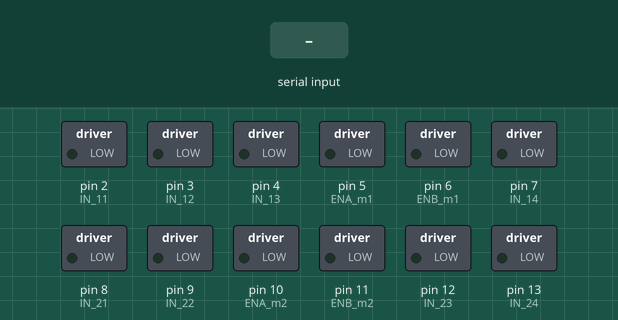
The sketch below on a simulated Arduino Uno, built with avr-gcc and run on an emulated ATmega328P. On the bench: switched loads named in the sketch (green lamp = pin HIGH). The test bench sets the inputs (shaded band).

Above: at 1.2 s.
1.3 s: "F" received over Serial
At 2.5 s:
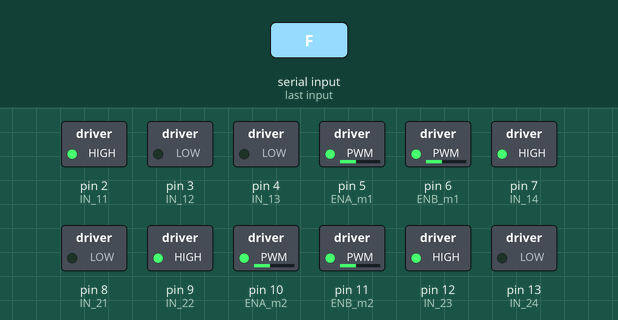
2.8 s: byte 51 ('3') received over Serial
At 3.6 s:
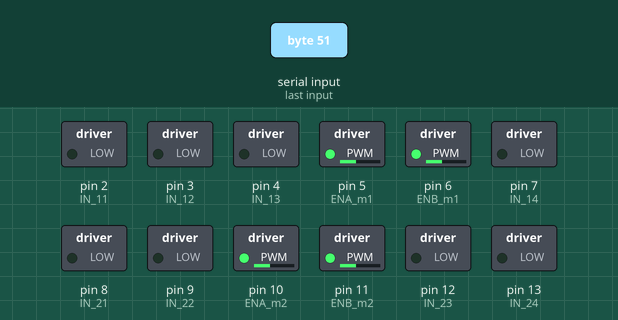
4.3 s: byte 52 ('4') received over Serial
At 4.7 s:
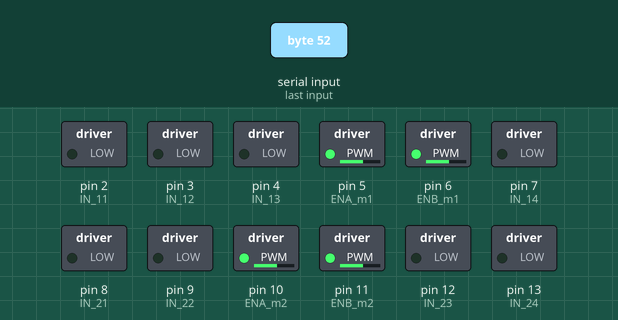
5.8 s: "B" received over Serial
At 7.0 s:
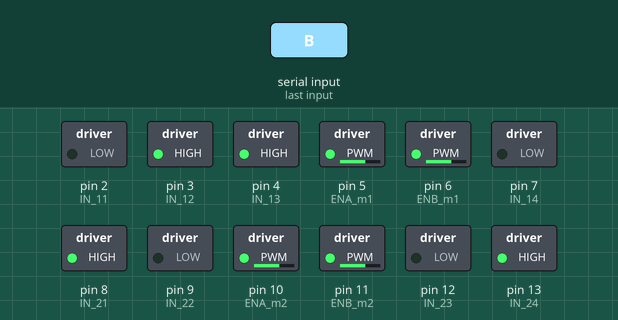
7.3 s: "L" received over Serial
At 8.2 s:
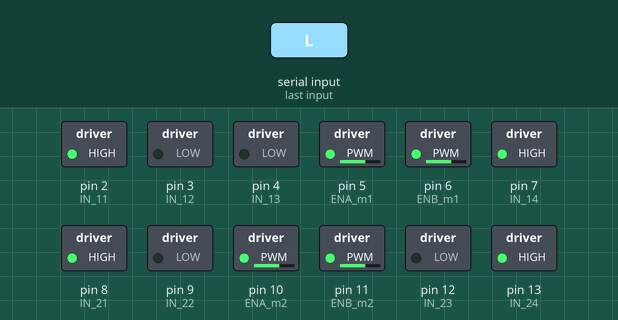
8.8 s: "R" received over Serial
At 9.4 s:
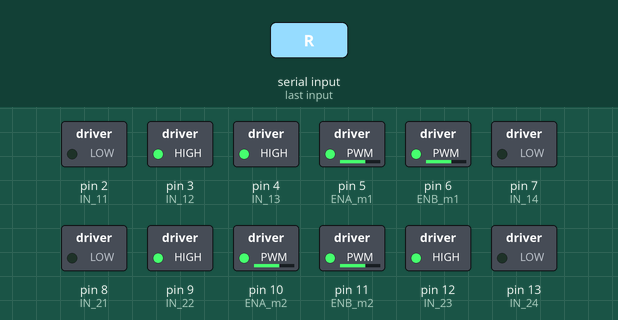
Timing chart, 0 to 11.3 s (numbered marks = the images above; inputs shaded):
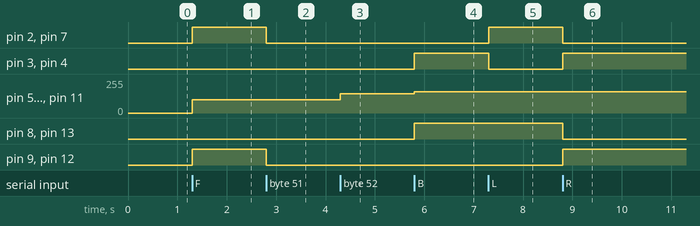

The sketch:

easy_drive.ino
```cpp
#define ENA_m1 5        // Enable/speed motor Front Right
#define ENB_m1 6        // Enable/speed motor Back Right
#define ENA_m2 10       // Enable/speed motor Front Left
#define ENB_m2 11       // Enable/speed motor Back Left

#define IN_11  2    		// L298N #1 in 1 motor Front Right
#define IN_12  3    		// L298N #1 in 2 motor Front Right
#define IN_13  4    		// L298N #1 in 3 motor Back Right
#define IN_14  7    		// L298N #1 in 4 motor Back Right

#define IN_21  8    		// L298N #2 in 1 motor Front Left
#define IN_22  9    		// L298N #2 in 2 motor Front Left
#define IN_23  12   		// L298N #2 in 3 motor Back Left
#define IN_24  13   		// L298N #2 in 4 motor Back Left

int command; 			      //Int to store app command state.
int speedCar = 100; 		// 50 - 255.
int speed_Coeff = 4;

void setup() {

	  pinMode(ENA_m1, OUTPUT);
  	pinMode(ENB_m1, OUTPUT);
	  pinMode(ENA_m2, OUTPUT);
	  pinMode(ENB_m2, OUTPUT);

    pinMode(IN_11, OUTPUT);
    pinMode(IN_12, OUTPUT);
    pinMode(IN_13, OUTPUT);
    pinMode(IN_14, OUTPUT);

    pinMode(IN_21, OUTPUT);
    pinMode(IN_22, OUTPUT);
    pinMode(IN_23, OUTPUT);
    pinMode(IN_24, OUTPUT);

	Serial.begin(9600);

  }

void goAhead(){

      digitalWrite(IN_11, HIGH);
      digitalWrite(IN_12, LOW);
	    analogWrite(ENA_m1, speedCar);

      digitalWrite(IN_13, LOW);
      digitalWrite(IN_14, HIGH);
	    analogWrite(ENB_m1, speedCar);


      digitalWrite(IN_21, LOW);
      digitalWrite(IN_22, HIGH);
	    analogWrite(ENA_m2, speedCar);


      digitalWrite(IN_23, HIGH);
      digitalWrite(IN_24, LOW);
	    analogWrite(ENB_m2, speedCar);

  }

void goBack(){

      digitalWrite(IN_11, LOW);
      digitalWrite(IN_12, HIGH);
	    analogWrite(ENA_m1, speedCar);


      digitalWrite(IN_13, HIGH);
      digitalWrite(IN_14, LOW);
	    analogWrite(ENB_m1, speedCar);


      digitalWrite(IN_21, HIGH);
      digitalWrite(IN_22, LOW);
	    analogWrite(ENA_m2, speedCar);


      digitalWrite(IN_23, LOW);
      digitalWrite(IN_24, HIGH);
	    analogWrite(ENB_m2, speedCar);

  }

void goRight(){

      digitalWrite(IN_11, LOW);
      digitalWrite(IN_12, HIGH);
	    analogWrite(ENA_m1, speedCar);


      digitalWrite(IN_13, HIGH);
      digitalWrite(IN_14, LOW);
	    analogWrite(ENB_m1, speedCar);


      digitalWrite(IN_21, LOW);
      digitalWrite(IN_22, HIGH);
	    analogWrite(ENA_m2, speedCar);


      digitalWrite(IN_23, HIGH);
      digitalWrite(IN_24, LOW);
	    analogWrite(ENB_m2, speedCar);


  }

void goLeft(){

      digitalWrite(IN_11, HIGH);
      digitalWrite(IN_12, LOW);
	    analogWrite(ENA_m1, speedCar);


      digitalWrite(IN_13, LOW);
      digitalWrite(IN_14, HIGH);
	    analogWrite(ENB_m1, speedCar);


      digitalWrite(IN_21, HIGH);
      digitalWrite(IN_22, LOW);
	    analogWrite(ENA_m2, speedCar);


      digitalWrite(IN_23, LOW);
      digitalWrite(IN_24, HIGH);
	    analogWrite(ENB_m2, speedCar);


  }

void goAheadRight(){

      digitalWrite(IN_11, HIGH);
      digitalWrite(IN_12, LOW);
      analogWrite(ENA_m1, speedCar/speed_Coeff);

      digitalWrite(IN_13, LOW);
      digitalWrite(IN_14, HIGH);
      analogWrite(ENB_m1, speedCar/speed_Coeff);


      digitalWrite(IN_21, LOW);
      digitalWrite(IN_22, HIGH);
      analogWrite(ENA_m2, speedCar);


      digitalWrite(IN_23, HIGH);
      digitalWrite(IN_24, LOW);
      analogWrite(ENB_m2, speedCar);

  }

void goAheadLeft(){

      digitalWrite(IN_11, HIGH);
      digitalWrite(IN_12, LOW);
      analogWrite(ENA_m1, speedCar);

      digitalWrite(IN_13, LOW);
      digitalWrite(IN_14, HIGH);
      analogWrite(ENB_m1, speedCar);


      digitalWrite(IN_21, LOW);
      digitalWrite(IN_22, HIGH);
      analogWrite(ENA_m2, speedCar/speed_Coeff);


      digitalWrite(IN_23, HIGH);
      digitalWrite(IN_24, LOW);
      analogWrite(ENB_m2, speedCar/speed_Coeff);

  }

void goBackRight(){

      digitalWrite(IN_11, LOW);
      digitalWrite(IN_12, HIGH);
      analogWrite(ENA_m1, speedCar/speed_Coeff);


      digitalWrite(IN_13, HIGH);
      digitalWrite(IN_14, LOW);
      analogWrite(ENB_m1, speedCar/speed_Coeff);


      digitalWrite(IN_21, HIGH);
      digitalWrite(IN_22, LOW);
      analogWrite(ENA_m2, speedCar);


      digitalWrite(IN_23, LOW);
      digitalWrite(IN_24, HIGH);
      analogWrite(ENB_m2, speedCar);

  }

void goBackLeft(){

      digitalWrite(IN_11, LOW);
      digitalWrite(IN_12, HIGH);
      analogWrite(ENA_m1, speedCar);


      digitalWrite(IN_13, HIGH);
      digitalWrite(IN_14, LOW);
      analogWrite(ENB_m1, speedCar);


      digitalWrite(IN_21, HIGH);
      digitalWrite(IN_22, LOW);
      analogWrite(ENA_m2, speedCar/speed_Coeff);


      digitalWrite(IN_23, LOW);
      digitalWrite(IN_24, HIGH);
      analogWrite(ENB_m2, speedCar/speed_Coeff);

  }

void stopRobot(){

      digitalWrite(IN_11, LOW);
      digitalWrite(IN_12, LOW);
	    analogWrite(ENA_m1, speedCar);


      digitalWrite(IN_13, LOW);
      digitalWrite(IN_14, LOW);
	    analogWrite(ENB_m1, speedCar);


      digitalWrite(IN_21, LOW);
      digitalWrite(IN_22, LOW);
	    analogWrite(ENA_m2, speedCar);


      digitalWrite(IN_23, LOW);
      digitalWrite(IN_24, LOW);
	    analogWrite(ENB_m2, speedCar);

  }

void loop(){

if (Serial.available() > 0) {
	command = Serial.read();
	stopRobot(); 			//Initialize with motors stopped.


switch (command) {
case 'F':goAhead();break;
case 'B':goBack();break;
case 'L':goLeft();break;
case 'R':goRight();break;
case 'I':goAheadRight();break;
case 'G':goAheadLeft();break;
case 'J':goBackRight();break;
case '0':speedCar = 100;break;
case '1':speedCar = 115;break;
case '2':speedCar = 130;break;
case '3':speedCar = 145;break;
case '4':speedCar = 160;break;
case '5':speedCar = 175;break;
case '6':speedCar = 190;break;
case '7':speedCar = 205;break;
case '8':speedCar = 220;break;
case '9':speedCar = 235;break;
case 'q':speedCar = 255;break;


}
}
}
```

Measured:
- after the input at 1.3 s, pin 2 (IN_11), pin 7 (IN_14), pin 9 (IN_22), pin 12 (IN_23): LOW → HIGH at once; pin 5 (ENA_m1), pin 6 (ENB_m1), pin 10 (ENA_m2), pin 11 (ENB_m2): 0/255 → 100/255 at once
- after the input at 2.8 s, pin 2 (IN_11), pin 7 (IN_14), pin 9 (IN_22), pin 12 (IN_23): HIGH → LOW at once
- after the input at 4.3 s, pin 5 (ENA_m1), pin 6 (ENB_m1), pin 10 (ENA_m2), pin 11 (ENB_m2): 100/255 → 145/255 at once
- after the input at 5.8 s, pin 3 (IN_12), pin 4 (IN_13), pin 8 (IN_21), pin 13 (IN_24): LOW → HIGH at once; pin 5 (ENA_m1), pin 6 (ENB_m1), pin 10 (ENA_m2), pin 11 (ENB_m2): 145/255 → 160/255 at once
- after the input at 7.3 s, pin 2 (IN_11), pin 7 (IN_14): LOW → HIGH at once; pin 3 (IN_12), pin 4 (IN_13): HIGH → LOW at once
- after the input at 8.8 s, pin 2 (IN_11), pin 7 (IN_14), pin 8 (IN_21), pin 13 (IN_24): HIGH → LOW at once; pin 3 (IN_12), pin 4 (IN_13), pin 9 (IN_22), pin 12 (IN_23): LOW → HIGH at once
